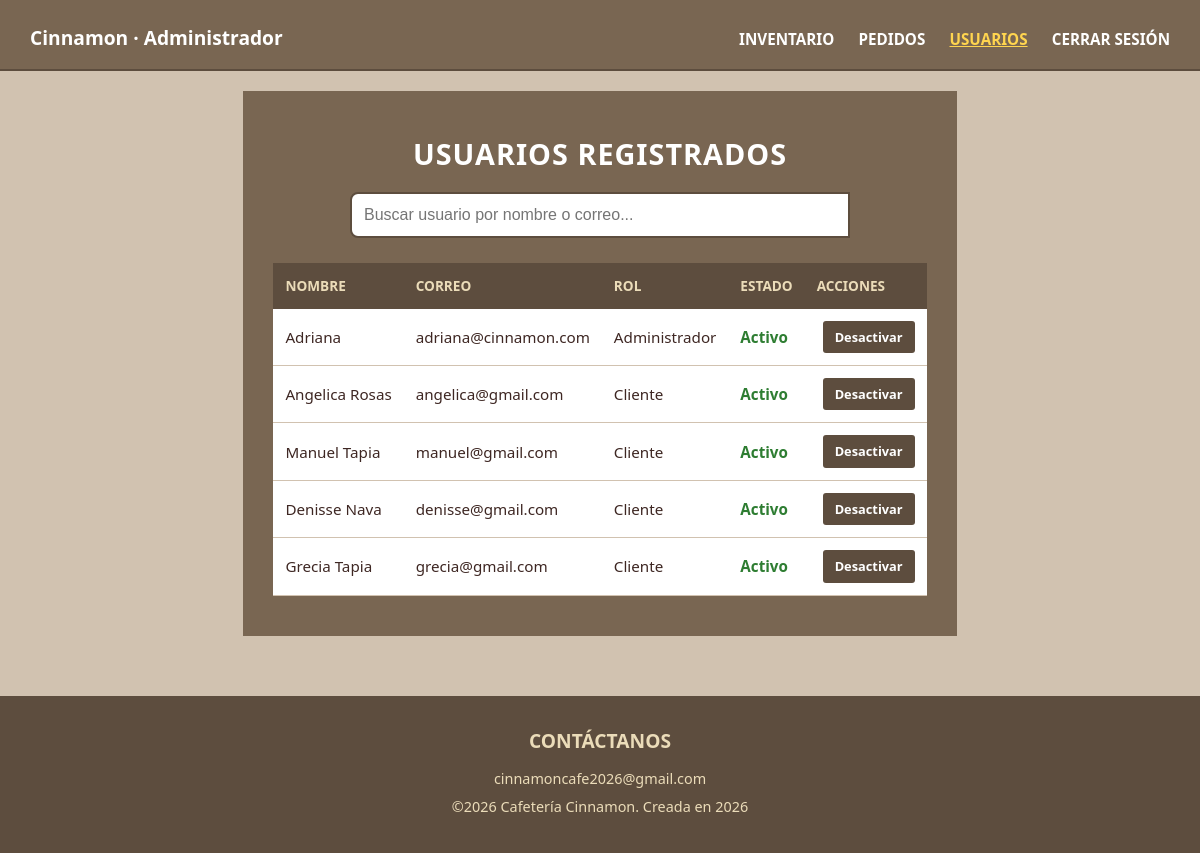
The page /php/admin_usuarios.php (signed in) on the database its author committed.
### tables this page shows
CREATE TABLE usuarios (
    id_usuario INT AUTO_INCREMENT PRIMARY KEY,
    nombre VARCHAR(100) NOT NULL,
    correo VARCHAR(100) UNIQUE NOT NULL,
    contrasena VARCHAR(255) NOT NULL,
    rol ENUM('cliente', 'admin') NOT NULL DEFAULT 'cliente',
    activo TINYINT(1) NOT NULL DEFAULT 1
);

### php/admin_usuarios.php (the view, shortened to what this page needs)
<?php
require "conexion.php";
$usuarios = $conexion->query("SELECT * FROM usuarios ORDER BY id_usuario")->fetchAll(PDO::FETCH_ASSOC);
?>
<!DOCTYPE html>
<html lang="es">
<head>
  <link rel="stylesheet" href="../css/principal.css">
  <link rel="stylesheet" href="../css/admin.css">
</head>
<body>
  <div id="header-placeholder" data-tipo="admin"></div>
  <section class="admin-main">
    <h2 class="seccion-titulo">Usuarios registrados</h2>
    <div class="buscador">
      <input type="text" data-buscar-tabla="tabla-usuarios" placeholder="Buscar usuario por nombre o correo...">
    </div>
    <table class="admin-tabla" id="tabla-usuarios">
      <thead>
        <tr>
          <th>Nombre</th>
          <th>Correo</th>
          <th>Rol</th>
          <th>Estado</th>
          <th>Acciones</th>
        </tr>
      </thead>
      <tbody>
        <?php foreach ($usuarios as $u): ?>
        <?php $estatus_activo = isset($u['activo']) ? (int)$u['activo'] : ($u['rol'] === 'inactivo' ? 0 : 1); ?>
        <tr class="<?php echo $estatus_activo ? '' : 'fila-inactiva'; ?>">
          <td><?php echo htmlspecialchars($u['nombre']); ?></td>
          <td><?php echo htmlspecialchars($u['correo']); ?></td>
          <td>
            <?php
              if ($u['rol'] === 'admin') echo 'Administrador';
              else echo 'Cliente';
            ?>
          </td>
          <td>
            <span class="<?php echo $estatus_activo ? 'stock-suficiente' : 'stock-bajo'; ?>">
              <?php echo $estatus_activo ? 'Activo' : 'Inactivo'; ?>
            </span>
          </td>
          <td>
            <?php if ($estatus_activo): ?>
              <a href="cambiar_estado_usuario.php?id=<?php echo $u['id_usuario']; ?>&estado=0" class="btn-eliminar">Desactivar</a>
            <?php else: ?>
              <a href="cambiar_estado_usuario.php?id=<?php echo $u['id_usuario']; ?>&estado=1" class="btn-editar" style="background-color: #28a745; color: white;">Reactivar</a>
            <?php endif; ?>
          </td>
        </tr>
        <?php endforeach; ?>
      </tbody>
    </table>
  </section>
  <div id="footer-placeholder"></div>
</body>
</html>

### css/principal.css (style rules this page uses)
html { height: 100%; }
* { box-sizing: border-box; margin: 0; padding: 0; }
body { font-family: 'Segoe UI', Tahoma, Geneva, Verdana, sans-serif; background-color: #d1c2b0; color: #3e2723; line-height: 1.6; display: flex; flex-direction: column; min-height: 100vh; }
#footer-placeholder { margin-top: auto; }
.seccion-titulo { text-align: center; font-size: 1.8rem; text-transform: uppercase; letter-spacing: 1px; margin-bottom: 15px; color: #ffffff; }
.buscador { max-width: 500px; margin: 0 auto 25px; display: flex; }
.buscador input { flex: 1; padding: 12px; border: 2px solid #5d4d3e; border-radius: 8px 0 0 8px; font-size: 1rem; }

### css/admin.css (style rules this page uses)
.admin-main { background-color: #796652; margin: 20px auto; max-width: 1170px; padding: 40px 30px; color: #ffffff; }
.admin-tabla { width: 100%; border-collapse: collapse; background-color: #ffffff; color: #3e2723; table-layout: auto; }
.admin-tabla th { background-color: #5d4d3e; color: #ebdcb9; padding: 12px; text-align: left; text-transform: uppercase; font-size: 0.85rem; white-space: nowrap; }
.admin-tabla td { padding: 12px; border-bottom: 1px solid #d1c2b0; font-size: 0.95rem; vertical-align: middle; }
.stock-suficiente { color: #2e7d32; font-weight: bold; }
.btn-editar, .btn-eliminar { display: inline-block; padding: 6px 12px; font-size: 0.8rem; font-weight: bold; text-decoration: none; border-radius: 3px; border: none; cursor: pointer; }
.btn-eliminar { background-color: #5d4d3e; color: #ffffff; margin-left: 6px; }

### rows shown on the page
usuarios: nombre "Adriana", correo "adriana@cinnamon.com", rol "Administrador", activo "Activo"
usuarios: nombre "Angelica Rosas", correo "angelica@gmail.com", rol "Cliente", activo "Activo"
usuarios: nombre "Manuel Tapia", correo "manuel@gmail.com", rol "Cliente", activo "Activo"
usuarios: nombre "Denisse Nava", correo "denisse@gmail.com", rol "Cliente", activo "Activo"
usuarios: nombre "Grecia Tapia", correo "grecia@gmail.com", rol "Cliente", activo "Activo"
